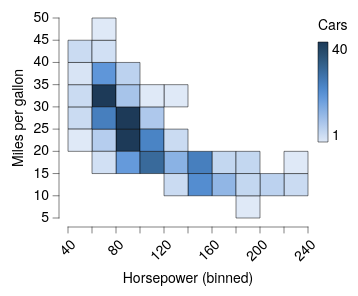

This figure's Vega-Lite source:
### Vega-Lite specification from a JSON file in a GitHub repository (floating-point values rounded to 4 significant figures; data arrays with more than 128 entries replaced by an {"elided": "..."} marker saying what was removed)
{"background": null, "config": {"arc": {"fill": "#DBDBDB", "fillOpacity": 1.0, "innerRadius": 25.0, "padAngle": 0.03, "stroke": "black", "strokeOpacity": 1, "strokeWidth": 0.25}, "area": {"fill": "#DBDBDB", "fillOpacity": 1.0, "stroke": "black", "strokeOpacity": 1, "strokeWidth": 0.25}, "axis": {"domain": true, "domainCap": "round", "domainColor": "black", "domainWidth": 0.25, "grid": false, "gridCap": "round", "gridColor": "#F1F1F1", "gridDash": [0, 0], "gridOpacity": 1.0, "gridWidth": 0.25, "labelColor": "black", "labelFont": "Helvetica Neue", "labelFontSize": 7, "labelFontStyle": "normal", "labelFontWeight": 400, "offset": 4.5, "ticks": true, "tickCap": "round", "tickColor": "black", "tickRound": false, "tickSize": 3, "tickWidth": 0.25, "titleColor": "black", "titleFont": "Helvetica Neue", "titleFontSize": 7, "titleFontStyle": "normal", "titleFontWeight": 400}, "axisX": {"domain": true, "labelAlign": "right", "labelAngle": 315, "labels": true, "ticks": true, "translate": 0}, "axisY": {"domain": true, "labelAlign": "right", "labelAngle": 0, "labels": true, "ticks": true, "translate": 0}, "axisRight": {"domain": true, "labelAlign": "left", "labelAngle": 0, "labels": true, "ticks": true, "translate": 0}, "axisTop": {"domain": true, "labelAlign": "left", "labelAngle": 45, "labels": true, "ticks": true, "translate": 0}, "axisBand": {"tickOffset": 0}, "bar": {"fill": "#DBDBDB", "fillOpacity": 1.0, "stroke": "black", "strokeOpacity": 1, "strokeWidth": 0.25}, "boxplot": {"size": 9.0, "ticks": {"cornerRadius": 0.25, "fill": "black", "size": 4.5, "thickness": 0.25}, "box": {"fillOpacity": 1.0, "stroke": "black", "strokeOpacity": 1, "strokeWidth": 0.25}, "median": {"fill": "black", "fillOpacity": 1.0, "size": 9.0, "thickness": 0.25}, "rule": {"fill": "black", "fillOpacity": 1.0, "size": 10.0, "stroke": "black", "strokeDash": [0, 0], "strokeOpacity": 1, "strokeWidth": 0.25}, "outliers": {"color": "black", "fill": "black", "fillOpacity": 1.0, "size": 0, "stroke": "black", "strokeOpacity": 1, "strokeWidth": 0.25}}, "circle": {"fill": "black", "fillOpacity": 1.0, "size": 0.5, "stroke": null, "strokeOpacity": 1, "strokeWidth": 0.25}, "errorband": {"band": {"fillOpacity": 0.6, "stroke": null, "strokeWidth": 0.25, "strokeOpacity": 1}, "borders": {"opacity": 0, "strokeOpacity": 0.25, "strokeWidth": 1}}, "errorbar": {"opacity": 1, "rule": {"strokeDash": [0, 0], "strokeWidth": 0.25}, "ticks": {"color": "black", "cornerRadius": 0.125, "opacity": 1, "size": 6.0, "thickness": 0.25}, "thickness": 0.25}, "font": "Helvetica Neue", "geoshape": {"fill": "#DBDBDB", "fillOpacity": 1.0, "stroke": "black", "strokeOpacity": 1, "strokeWidth": 0.25}, "header": {"labelColor": "black", "labelFont": "Helvetica Neue", "labelFontSize": 7, "labelFontStyle": "normal", "labelFontWeight": 400, "titleColor": "black", "titleFont": "Helvetica Neue", "titleFontSize": 7, "titleFontStyle": "normal", "titleFontWeight": 400, "titlePadding": 0}, "legend": {"disable": false, "offset": 4.5, "gradientLength": 50.0, "gradientThickness": 5.0, "gradientOpacity": 1.0, "gradientStrokeColor": "black", "gradientStrokeWidth": 0.25, "labelColor": "black", "labelFont": "Helvetica Neue", "labelFontSize": 7, "labelFontStyle": "normal", "labelFontWeight": 400, "strokeColor": "black", "strokeWidth": 0, "symbolSize": 42, "symbolStrokeColor": "black", "symbolStrokeWidth": 0.25, "titleColor": "black", "titleFont": "Helvetica Neue", "titleFontSize": 7, "titleFontStyle": "normal", "titleFontWeight": 400}, "line": {"color": "black", "stroke": "black", "strokeCap": "round", "strokeDash": [0, 0], "strokeOpacity": 1, "strokeWidth": 0.375}, "point": {"filled": true, "fill": "#DBDBDB", "fillOpacity": 1.0, "size": 5.0, "stroke": "black", "strokeOpacity": 1, "strokeWidth": 0.25}, "range": {"category": ["#C6D9F1", "#F1C9CB", "#FEF0B9", "#CEE37A", "#7AA8E0", "#E589A3", "#FDDD5D", "#68B961", "#4177B1", "#C35082", "#E5C227", "#438156"], "diverging": {"scheme": ["#C35082", "#CE6D94", "#D989A7", "#E2A4BA", "#EABFCE", "#F1DBE2", "#F6F6F6", "#D7E0EB", "#B9CBE0", "#9BB6D5", "#7DA1C9", "#5F8CBD", "#4177B1"]}, "heatmap": {"scheme": ["#DFE9F7", "#C6D9F1", "#ADC8EC", "#94B8E6", "#7AA8E0", "#6097DA", "#4D87CA", "#4177B1", "#386898", "#2F597F", "#264A69", "#1D3A58"]}, "ordinal": {"scheme": ["#F1F1F1", "#DBDBDB", "#C6C6C6", "#B2B2B2", "#9D9D9D", "#898989", "#767676", "#636363", "#515151", "#404040", "#2F2F2F", "#1F1F1F"]}, "ramp": {"scheme": ["#DFE9F7", "#C6D9F1", "#ADC8EC", "#94B8E6", "#7AA8E0", "#6097DA", "#4D87CA", "#4177B1", "#386898", "#2F597F", "#264A69", "#1D3A58"]}}, "rule": {"color": "black", "stroke": "black", "strokeCap": "round", "strokeDash": [2, 2], "strokeOpacity": 1, "strokeWidth": 0.25}, "scale": {"bandPaddingInner": 0.1, "bandPaddingOuter": 0.1, "round": false}, "rect": {"fill": "#DBDBDB", "fillOpacity": 1.0, "stroke": "black", "strokeOpacity": 1, "strokeWidth": 0.25}, "square": {"fill": "#DBDBDB", "fillOpacity": 1.0, "size": 10.0, "stroke": "black", "strokeOpacity": 1, "strokeWidth": 0.25}, "text": {"color": "black", "font": "Helvetica Neue", "fontSize": 7, "fontStyle": "normal", "fontWeight": 400}, "title": {"anchor": "middle", "frame": "group", "color": "black", "font": "Helvetica Neue", "fontSize": 7, "fontStyle": "normal", "fontWeight": 400, "subtitleColor": "black", "subtitleFont": "Helvetica Neue", "subtitleFontSize": "Helvetica Neue", "subtitleFontStyle": "normal", "subtitleFontWeight": 400}, "view": {"continuousWidth": 120, "continuousHeight": 100, "discreteWidth": 120, "discreteHeight": 100, "fill": null, "stroke": null, "strokeWidth": 0.25}}, "data": {"name": "data-7285c4e2e195e5a75737a34913199f5f"}, "mark": {"type": "rect"}, "encoding": {"color": {"aggregate": "count", "title": "Cars", "type": "quantitative"}, "x": {"bin": {"maxbins": 12}, "field": "Horsepower", "type": "quantitative"}, "y": {"bin": {"maxbins": 12}, "field": "Miles_per_Gallon", "title": "Miles per gallon", "type": "quantitative"}}, "$schema": "https://vega.github.io/schema/vega-lite/v6.4.1.json", "datasets": {"data-7285c4e2e195e5a75737a34913199f5f": {"elided": "392 records"}}}
